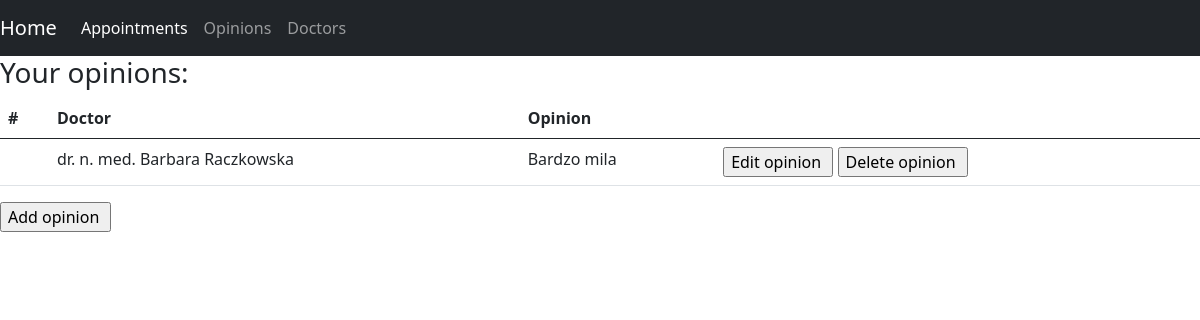
The app's page /opinions/ (signed in), older data.
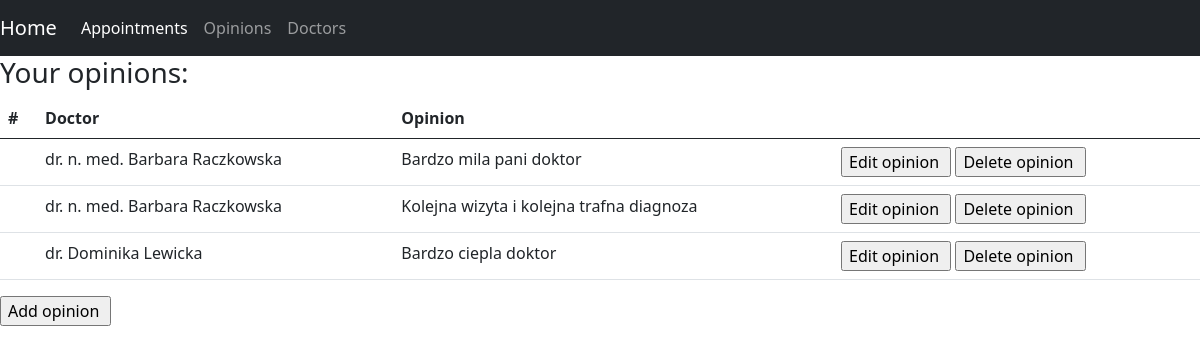
The same page, newer data.
### project/models.py (models this page shows)
class Opinions(models.Model):
    doctor= models.ForeignKey(Doctor, related_name='opinion_doctor', on_delete=models.CASCADE)
    patient = models.ForeignKey(Profil, related_name='opinion_patient', on_delete=models.CASCADE)
    opinion = models.TextField(null=True)

class Doctor(models.Model):
    user= models.OneToOneField(User, on_delete=models.CASCADE, null=True)
    title= models.CharField(max_length=64, null=True)
    specialization= models.ManyToManyField(Specialization, null=True)
    def __str__(self):
        return f'{self.title} {self.user.first_name} {self.user.last_name}'

### project/views.py (the view)
# urls.py: path('opinions/', OpinionsView.as_view(), name='opinions'),
class OpinionsView(View):
    def get(self, request):
        opinions = Opinions.objects.filter(patient=Profil.objects.get(user=request.user))
        return render(request, 'opinions.html', {'opinions':opinions })

### templates/opinions.html
{% extends 'main.html' %}
{% block content %}
{% if user.is_authenticated %}
{% if opinions %}
         <h3>Your opinions:</h3>
         <table class="table">
  <thead>
    <tr>
      <th scope="col">#</th>
      <th scope="col">Doctor</th>
      <th scope="col">Opinion</th>
        <th></th>
    </tr>
  </thead>
  <tbody>
  {% for opinion in opinions %}
    <tr>
      <th scope="row">{{ id }}</th>
      <td>{{ opinion.doctor }}</td>
      <td> {{ opinion.opinion }}</td>
      <td><input type="button" value="Edit opinion " onclick="location.href='/edit-opinion/{{ opinion.id }}/'">
          <input type="button" value="Delete opinion " onclick="location.href='/delete-opinion/{{ opinion.id }}/'"></td>
    </tr>
  {% endfor %}
  </tbody>
</table>
 {% endif %}
    <input type="button" value="Add opinion " onclick="location.href='/add-opinion/'"><br>
    {% endif %}
{% endblock %}

Row changes from the older to the newer data that the page shows:
changed Opinions: opinion "Bardzo mila" → "Bardzo mila pani doktor"
added Opinions: doctor "dr. n. med. Barbara Raczkowska", opinion "Kolejna wizyta i kolejna trafna diagnoza"
added Opinions: doctor "dr. Dominika Lewicka", opinion "Bardzo ciepla doktor"
